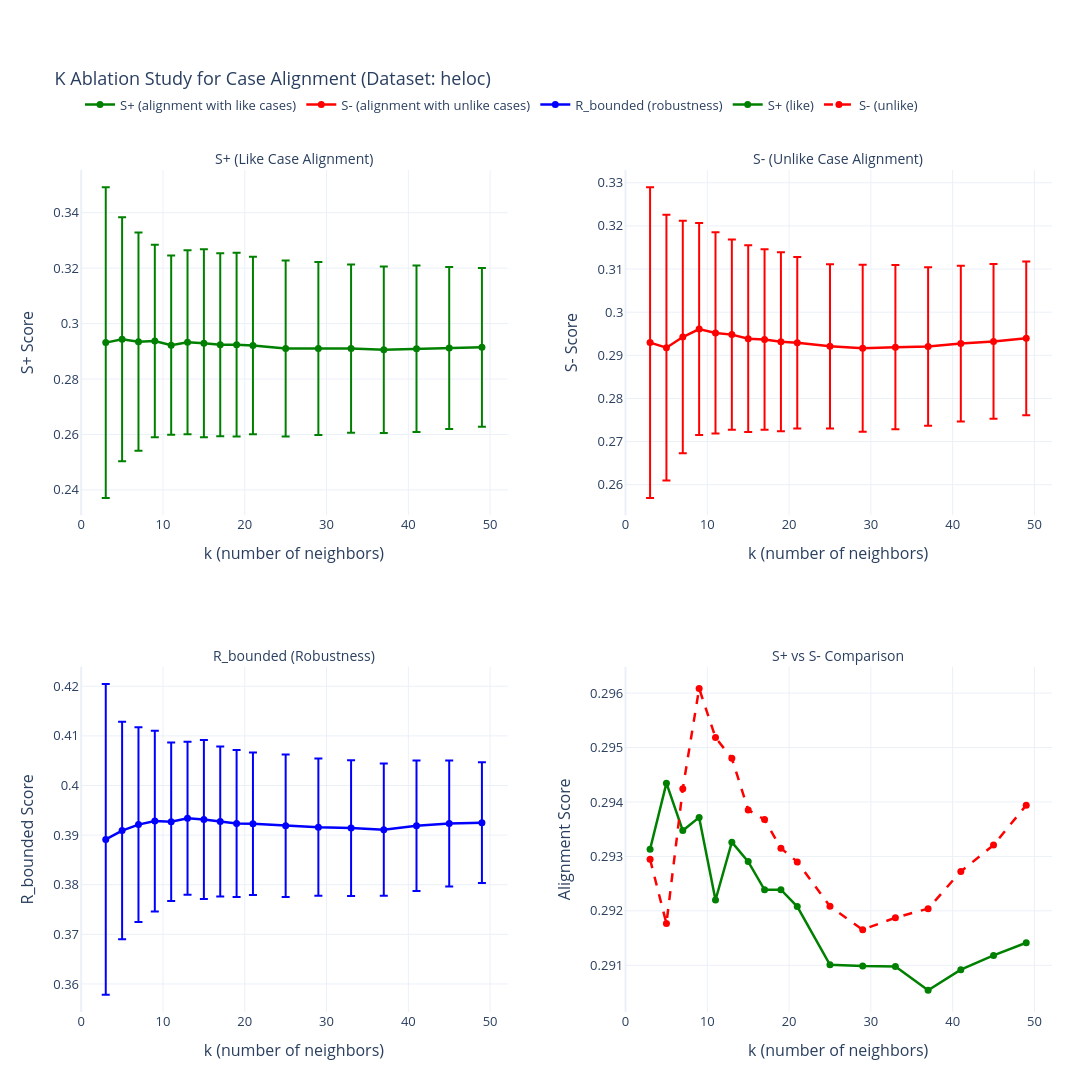

Write notebook code for a chart like this one.
### Markdown cell above
## 7. Analysis and Insights

### Code cell
# Create less-squished visualization
fig = make_subplots(
    rows=2, cols=2,
    subplot_titles=("S+ (Like Case Alignment)", "S- (Unlike Case Alignment)",
                    "R_bounded (Robustness)", "S+ vs S- Comparison"),
    specs=[[{"secondary_y": False}, {"secondary_y": False}],
           [{"secondary_y": False}, {"secondary_y": False}]],
    vertical_spacing=0.18,
    horizontal_spacing=0.12
)

# Filter out NaN values
valid_results = results_df.dropna()

# Plot 1: S+ (Like case alignment)
fig.add_trace(
    go.Scatter(
        x=valid_results['k'],
        y=valid_results['S_plus_mean'],
        error_y=dict(
            type='data',
            array=valid_results['S_plus_std'],
            visible=True
        ),
        mode='lines+markers',
        name='S+ (alignment with like cases)',
        line=dict(color='green', width=2.5),
        marker=dict(size=7)
    ),
    row=1, col=1
)

# Plot 2: S- (Unlike case alignment)
fig.add_trace(
    go.Scatter(
        x=valid_results['k'],
        y=valid_results['S_minus_mean'],
        error_y=dict(
            type='data',
            array=valid_results['S_minus_std'],
            visible=True
        ),
        mode='lines+markers',
        name='S- (alignment with unlike cases)',
        line=dict(color='red', width=2.5),
        marker=dict(size=7)
    ),
    row=1, col=2
)

# Plot 3: R_bounded (Robustness)
fig.add_trace(
    go.Scatter(
        x=valid_results['k'],
        y=valid_results['R_bounded_mean'],
        error_y=dict(
            type='data',
            array=valid_results['R_bounded_std'],
            visible=True
        ),
        mode='lines+markers',
        name='R_bounded (robustness)',
        line=dict(color='blue', width=2.5),
        marker=dict(size=7)
    ),
    row=2, col=1
)

# Plot 4: S+ vs S- comparison
fig.add_trace(
    go.Scatter(
        x=valid_results['k'],
        y=valid_results['S_plus_mean'],
        mode='lines+markers',
        name='S+ (like)',
        line=dict(color='green', width=2.5, dash='solid'),
        marker=dict(size=7)
    ),
    row=2, col=2
)

fig.add_trace(
    go.Scatter(
        x=valid_results['k'],
        y=valid_results['S_minus_mean'],
        mode='lines+markers',
        name='S- (unlike)',
        line=dict(color='red', width=2.5, dash='dash'),
        marker=dict(size=7)
    ),
    row=2, col=2
)

# Update axes labels
fig.update_xaxes(title_text="k (number of neighbors)", row=1, col=1)
fig.update_yaxes(title_text="S+ Score", row=1, col=1)

fig.update_xaxes(title_text="k (number of neighbors)", row=1, col=2)
fig.update_yaxes(title_text="S- Score", row=1, col=2)

fig.update_xaxes(title_text="k (number of neighbors)", row=2, col=1)
fig.update_yaxes(title_text="R_bounded Score", row=2, col=1)

fig.update_xaxes(title_text="k (number of neighbors)", row=2, col=2)
fig.update_yaxes(title_text="Alignment Score", row=2, col=2)

# Update layout for readability
fig.update_layout(
    title_text=f"K Ablation Study for Case Alignment (Dataset: {DATASET_NAME})",
    template='plotly_white',
    height=1250,
    width=1450,
    showlegend=True,
    hovermode='x unified',
    legend=dict(
        orientation='h',
        yanchor='bottom',
        y=1.06,
        xanchor='left',
        x=0.0
    ),
    margin=dict(l=80, r=40, t=170, b=80),
    font=dict(size=13)
)
fig.update_annotations(font=dict(size=14))

fig.show()

print("Visualization complete!")

### Figure 1 — Plotly figure (JSON) as saved in the notebook; plotly's stock layout.template omitted (floating-point values rounded to 4 significant figures)
{"data": [{"error_y": {"array": [0.05604, 0.04403, 0.0394, 0.03475, 0.03234, 0.03323, 0.03388, 0.033, 0.03316, 0.03199, 0.03174, 0.03118, 0.03035, 0.03003, 0.03007, 0.02919, 0.02863], "type": "data", "visible": true}, "line": {"color": "green", "width": 2.5}, "marker": {"size": 7}, "mode": "lines+markers", "name": "S+ (alignment with like cases)", "type": "scatter", "x": [3, 5, 7, 9, 11, 13, 15, 17, 19, 21, 25, 29, 33, 37, 41, 45, 49], "xaxis": "x", "y": [0.2931, 0.2943, 0.2935, 0.2937, 0.2922, 0.2933, 0.2929, 0.2924, 0.2924, 0.2921, 0.291, 0.291, 0.291, 0.2905, 0.2909, 0.2912, 0.2914], "yaxis": "y"}, {"error_y": {"array": [0.03602, 0.0308, 0.02698, 0.02458, 0.02332, 0.02205, 0.02165, 0.02092, 0.02075, 0.01989, 0.01905, 0.01936, 0.01904, 0.01836, 0.01805, 0.01794, 0.01782], "type": "data", "visible": true}, "line": {"color": "red", "width": 2.5}, "marker": {"size": 7}, "mode": "lines+markers", "name": "S- (alignment with unlike cases)", "type": "scatter", "x": [3, 5, 7, 9, 11, 13, 15, 17, 19, 21, 25, 29, 33, 37, 41, 45, 49], "xaxis": "x2", "y": [0.2929, 0.2918, 0.2942, 0.2961, 0.2952, 0.2948, 0.2939, 0.2937, 0.2932, 0.2929, 0.2921, 0.2917, 0.2919, 0.292, 0.2927, 0.2932, 0.2939], "yaxis": "y2"}, {"error_y": {"array": [0.03131, 0.02192, 0.01963, 0.01822, 0.01596, 0.01542, 0.01602, 0.01511, 0.01482, 0.01436, 0.01437, 0.01383, 0.01368, 0.01334, 0.01316, 0.01271, 0.01217], "type": "data", "visible": true}, "line": {"color": "blue", "width": 2.5}, "marker": {"size": 7}, "mode": "lines+markers", "name": "R_bounded (robustness)", "type": "scatter", "x": [3, 5, 7, 9, 11, 13, 15, 17, 19, 21, 25, 29, 33, 37, 41, 45, 49], "xaxis": "x3", "y": [0.3891, 0.3909, 0.3921, 0.3928, 0.3927, 0.3934, 0.3931, 0.3927, 0.3923, 0.3923, 0.3919, 0.3916, 0.3914, 0.3911, 0.3919, 0.3924, 0.3925], "yaxis": "y3"}, {"line": {"color": "green", "dash": "solid", "width": 2.5}, "marker": {"size": 7}, "mode": "lines+markers", "name": "S+ (like)", "type": "scatter", "x": [3, 5, 7, 9, 11, 13, 15, 17, 19, 21, 25, 29, 33, 37, 41, 45, 49], "xaxis": "x4", "y": [0.2931, 0.2943, 0.2935, 0.2937, 0.2922, 0.2933, 0.2929, 0.2924, 0.2924, 0.2921, 0.291, 0.291, 0.291, 0.2905, 0.2909, 0.2912, 0.2914], "yaxis": "y4"}, {"line": {"color": "red", "dash": "dash", "width": 2.5}, "marker": {"size": 7}, "mode": "lines+markers", "name": "S- (unlike)", "type": "scatter", "x": [3, 5, 7, 9, 11, 13, 15, 17, 19, 21, 25, 29, 33, 37, 41, 45, 49], "xaxis": "x4", "y": [0.2929, 0.2918, 0.2942, 0.2961, 0.2952, 0.2948, 0.2939, 0.2937, 0.2932, 0.2929, 0.2921, 0.2917, 0.2919, 0.292, 0.2927, 0.2932, 0.2939], "yaxis": "y4"}], "layout": {"annotations": [{"font": {"size": 14}, "showarrow": false, "text": "S+ (Like Case Alignment)", "x": 0.22, "xanchor": "center", "xref": "paper", "y": 1, "yanchor": "bottom", "yref": "paper"}, {"font": {"size": 14}, "showarrow": false, "text": "S- (Unlike Case Alignment)", "x": 0.78, "xanchor": "center", "xref": "paper", "y": 1, "yanchor": "bottom", "yref": "paper"}, {"font": {"size": 14}, "showarrow": false, "text": "R_bounded (Robustness)", "x": 0.22, "xanchor": "center", "xref": "paper", "y": 0.41, "yanchor": "bottom", "yref": "paper"}, {"font": {"size": 14}, "showarrow": false, "text": "S+ vs S- Comparison", "x": 0.78, "xanchor": "center", "xref": "paper", "y": 0.41, "yanchor": "bottom", "yref": "paper"}], "font": {"size": 13}, "height": 1250, "hovermode": "x unified", "legend": {"orientation": "h", "x": 0, "xanchor": "left", "y": 1.06, "yanchor": "bottom"}, "margin": {"b": 80, "l": 80, "r": 40, "t": 170}, "showlegend": true, "title": {"text": "K Ablation Study for Case Alignment (Dataset: heloc)"}, "width": 1450, "xaxis": {"anchor": "y", "domain": [0, 0.44], "title": {"text": "k (number of neighbors)"}}, "xaxis2": {"anchor": "y2", "domain": [0.56, 1], "title": {"text": "k (number of neighbors)"}}, "xaxis3": {"anchor": "y3", "domain": [0, 0.44], "title": {"text": "k (number of neighbors)"}}, "xaxis4": {"anchor": "y4", "domain": [0.56, 1], "title": {"text": "k (number of neighbors)"}}, "yaxis": {"anchor": "x", "domain": [0.59, 1], "title": {"text": "S+ Score"}}, "yaxis2": {"anchor": "x2", "domain": [0.59, 1], "title": {"text": "S- Score"}}, "yaxis3": {"anchor": "x3", "domain": [0, 0.41], "title": {"text": "R_bounded Score"}}, "yaxis4": {"anchor": "x4", "domain": [0, 0.41], "title": {"text": "Alignment Score"}}}}
